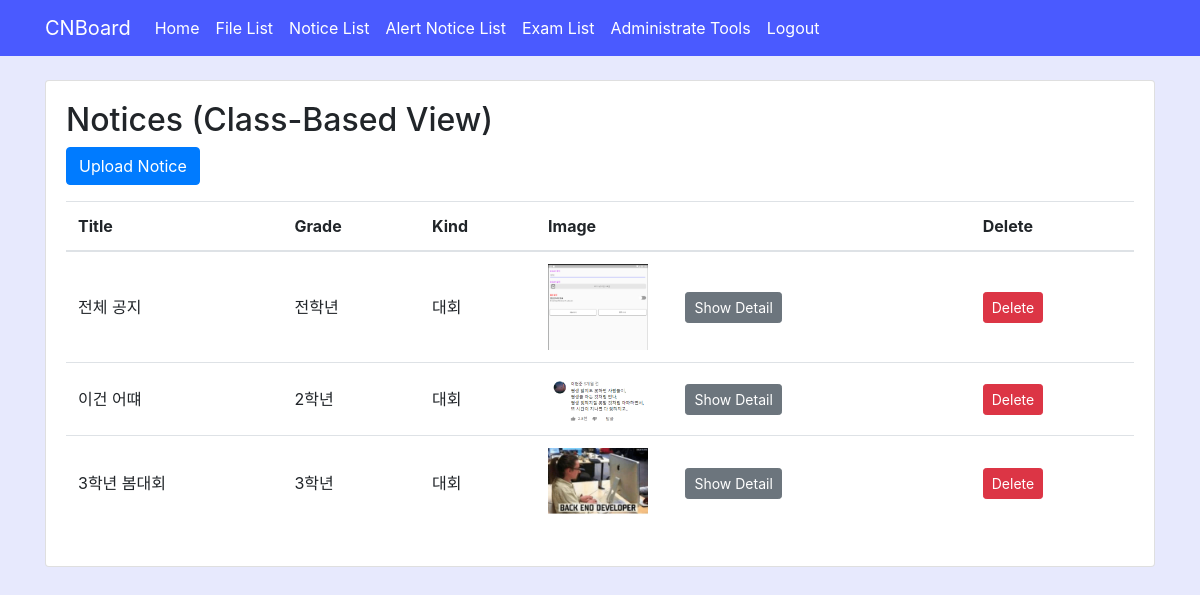
Screenshot of /Service/class/notices/ with the database file from the repository.
### Service/models.py (models this page shows, shortened)
class NoticeData(models.Model):
    notice_date = models.DateField(null=False, auto_now_add=True)
    notice_title = models.CharField(null=False, max_length=30)
    target_grade = models.IntegerField(null=False)
    notice_image = models.ImageField(upload_to='notice/', null=False)
    notice_kind = models.IntegerField(null=False, default=0)

### Service/views.py (the view)
# urls.py: path('class/notices/', views.NoticeListView.as_view(), name='class_notice_list'),
class NoticeListView(ListView):
    model = NoticeData
    template_name = 'class_notice_list.html'
    context_object_name = 'notices'

### Service/templates/class_notice_list.html
{% extends 'notice_list.html' %}
{% block content_header %}
    <h2>Notices (Class-Based View)</h2>
    <p>
        <a href="{% url 'class_upload_notice' %}" class="btn btn-primary">Upload Notice</a>
    </p>
{% endblock %}

### Service/templates/notice_list.html (shortened to what this page needs)
{% extends 'base.html' %}
{% block content %}
    {% block content_header %}{% endblock %}
    <table class="table">
        <thead>
            <tr>
                <th>Title</th>
                <th>Grade</th>
                <th>Kind</th>
                <th>Image</th>
                <th>Delete</th>
            </tr>
        </thead>
        <tbody>
            {% for notice in notices %}
                <tr>
                    <td style="vertical-align:middle;">{{ notice.notice_title }}</td>
                    <td style="vertical-align:middle;">
                        {% if notice.target_grade == 0 %}
                        NULL
                        {% elif notice.target_grade == 1 %}
                        1학년
                        {% elif notice.target_grade == 2 %}
                        2학년
                        {% elif notice.target_grade == 3 %}
                        3학년
                        {% else %}
                        전학년
                        {% endif %}
                    </td>
                    <td style="vertical-align:middle;">
                        {% if notice.notice_kind == 0 %}
                        NULL
                        {% elif notice.notice_kind == 1 %}
                        일정
                        {% elif notice.notice_kind == 2 %}
                        대회
                        {% elif notice.target_grade == 3 %}
                        행사
                        {% else %}
                        기타
                        {% endif %}
                    </td>
                    <td style="vertical-align:middle;">
                        {% if notice.notice_image %}
                            <img src="{{ notice.notice_image.url }}" alt="{{ notice.notice_title }}" style="width:100px;">
                        {% endif %}
                        <a href="{{ notice.notice_image.url }}" target="_blank" class="btn btn-secondary btn-sm" style="margin-left:8%;">Show Detail</a>
                    </td>
                    <td style="vertical-align:middle;">
                        {% with list_id=notice.pk|stringformat:"s" %}
                            <button type="button" class="btn btn-danger btn-sm" data-toggle="modal" data-target="#{{ 'DeleteModel'|add:list_id }}">Delete</button>
                        {% endwith %}
                    </td>
                </tr>
            {% endfor %}
        </tbody>
    </table>
{% endblock %}

### Service/static/css/app.css (style rules this page uses)
body { background-color: #E7E9FD; }

### rows the page displays
NoticeData: notice_title "전체 공지", target_grade "전학년", notice_kind "대회", notice_image (picture)
NoticeData: notice_title "이건 어떄", target_grade "2학년", notice_kind "대회", notice_image (picture)
NoticeData: notice_title "3학년 봄대회", target_grade "3학년", notice_kind "대회", notice_image (picture)
